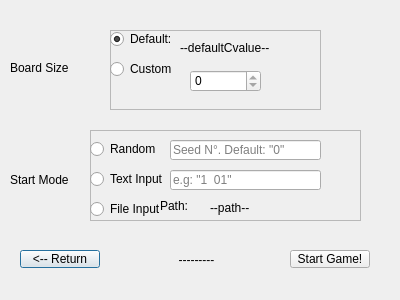
<?xml version="1.0" encoding="UTF-8"?>
<ui version="4.0">
 <class>SettingsDialog</class>
 <widget class="QDialog" name="SettingsDialog">
  <property name="geometry">
   <rect>
    <x>0</x>
    <y>0</y>
    <width>400</width>
    <height>300</height>
   </rect>
  </property>
  <property name="windowTitle">
   <string>Dialog</string>
  </property>
  <widget class="QPushButton" name="pushButton">
   <property name="geometry">
    <rect>
     <x>20</x>
     <y>250</y>
     <width>80</width>
     <height>18</height>
    </rect>
   </property>
   <property name="text">
    <string>&lt;-- Return</string>
   </property>
  </widget>
  <widget class="QPushButton" name="pushButton_2">
   <property name="geometry">
    <rect>
     <x>290</x>
     <y>250</y>
     <width>80</width>
     <height>18</height>
    </rect>
   </property>
   <property name="text">
    <string>Start Game!</string>
   </property>
  </widget>
  <widget class="QLabel" name="label">
   <property name="geometry">
    <rect>
     <x>10</x>
     <y>60</y>
     <width>81</width>
     <height>16</height>
    </rect>
   </property>
   <property name="text">
    <string>Board Size</string>
   </property>
  </widget>
  <widget class="QLabel" name="label_2">
   <property name="geometry">
    <rect>
     <x>10</x>
     <y>170</y>
     <width>71</width>
     <height>20</height>
    </rect>
   </property>
   <property name="text">
    <string>Start Mode</string>
   </property>
  </widget>
  <widget class="QFrame" name="frame">
   <property name="geometry">
    <rect>
     <x>90</x>
     <y>130</y>
     <width>271</width>
     <height>91</height>
    </rect>
   </property>
   <property name="frameShape">
    <enum>QFrame::StyledPanel</enum>
   </property>
   <property name="frameShadow">
    <enum>QFrame::Raised</enum>
   </property>
   <widget class="QRadioButton" name="radioButton_3">
    <property name="geometry">
     <rect>
      <x>0</x>
      <y>70</y>
      <width>69</width>
      <height>18</height>
     </rect>
    </property>
    <property name="text">
     <string>File Input</string>
    </property>
   </widget>
   <widget class="QRadioButton" name="radioButton">
    <property name="geometry">
     <rect>
      <x>0</x>
      <y>10</y>
      <width>71</width>
      <height>18</height>
     </rect>
    </property>
    <property name="text">
     <string>Random</string>
    </property>
   </widget>
   <widget class="QRadioButton" name="radioButton_2">
    <property name="geometry">
     <rect>
      <x>0</x>
      <y>40</y>
      <width>81</width>
      <height>18</height>
     </rect>
    </property>
    <property name="text">
     <string>Text Input</string>
    </property>
   </widget>
   <widget class="QLineEdit" name="lineEdit">
    <property name="geometry">
     <rect>
      <x>80</x>
      <y>10</y>
      <width>151</width>
      <height>20</height>
     </rect>
    </property>
    <property name="frame">
     <bool>true</bool>
    </property>
    <property name="dragEnabled">
     <bool>false</bool>
    </property>
    <property name="readOnly">
     <bool>false</bool>
    </property>
    <property name="placeholderText">
     <string comment="seed" extracomment="value">Seed N°. Default: &quot;0&quot;</string>
    </property>
   </widget>
   <widget class="QLabel" name="label_3">
    <property name="geometry">
     <rect>
      <x>70</x>
      <y>70</y>
      <width>37</width>
      <height>12</height>
     </rect>
    </property>
    <property name="text">
     <string>Path:</string>
    </property>
   </widget>
   <widget class="QLabel" name="label_4">
    <property name="geometry">
     <rect>
      <x>120</x>
      <y>70</y>
      <width>81</width>
      <height>16</height>
     </rect>
    </property>
    <property name="text">
     <string>--path--</string>
    </property>
   </widget>
   <widget class="QLineEdit" name="lineEdit_2">
    <property name="geometry">
     <rect>
      <x>80</x>
      <y>40</y>
      <width>151</width>
      <height>20</height>
     </rect>
    </property>
    <property name="frame">
     <bool>true</bool>
    </property>
    <property name="dragEnabled">
     <bool>false</bool>
    </property>
    <property name="readOnly">
     <bool>false</bool>
    </property>
    <property name="placeholderText">
     <string comment="seed" extracomment="value">e.g: &quot;1  01&quot;</string>
    </property>
   </widget>
  </widget>
  <widget class="QFrame" name="frame_2">
   <property name="geometry">
    <rect>
     <x>110</x>
     <y>30</y>
     <width>211</width>
     <height>80</height>
    </rect>
   </property>
   <property name="frameShape">
    <enum>QFrame::StyledPanel</enum>
   </property>
   <property name="frameShadow">
    <enum>QFrame::Raised</enum>
   </property>
   <widget class="QRadioButton" name="radioButton_4">
    <property name="geometry">
     <rect>
      <x>0</x>
      <y>0</y>
      <width>69</width>
      <height>18</height>
     </rect>
    </property>
    <property name="text">
     <string>Default:</string>
    </property>
    <property name="checked">
     <bool>true</bool>
    </property>
   </widget>
   <widget class="QRadioButton" name="radioButton_5">
    <property name="geometry">
     <rect>
      <x>0</x>
      <y>30</y>
      <width>69</width>
      <height>18</height>
     </rect>
    </property>
    <property name="text">
     <string>Custom</string>
    </property>
   </widget>
   <widget class="QLabel" name="label_5">
    <property name="geometry">
     <rect>
      <x>70</x>
      <y>10</y>
      <width>121</width>
      <height>16</height>
     </rect>
    </property>
    <property name="text">
     <string>--defaultCvalue--</string>
    </property>
   </widget>
   <widget class="QSpinBox" name="spinBox">
    <property name="geometry">
     <rect>
      <x>80</x>
      <y>40</y>
      <width>71</width>
      <height>22</height>
     </rect>
    </property>
    <property name="readOnly">
     <bool>true</bool>
    </property>
   </widget>
  </widget>
  <widget class="QLabel" name="label_error">
   <property name="geometry">
    <rect>
     <x>126</x>
     <y>250</y>
     <width>141</width>
     <height>20</height>
    </rect>
   </property>
   <property name="text">
    <string>---------</string>
   </property>
   <property name="textFormat">
    <enum>Qt::AutoText</enum>
   </property>
   <property name="alignment">
    <set>Qt::AlignCenter</set>
   </property>
  </widget>
 </widget>
 <resources/>
 <connections/>
</ui>
